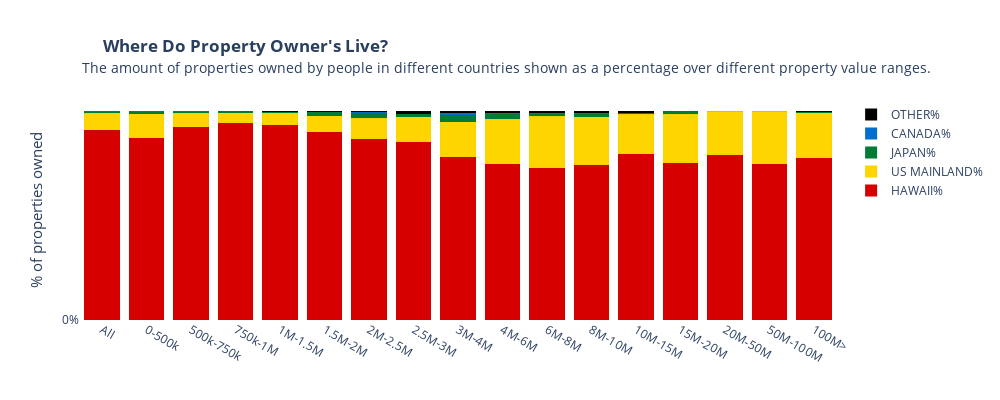

Notebook cell for this chart:
### Code cell
import plotly.graph_objs as go

fig = go.Figure()

fig.layout=go.Layout(
        annotations=[
            go.layout.Annotation(
                text="The amount of properties owned by people in different countries shown as a percentage over different property value ranges.",
                showarrow=False,
                xref='paper',
                yref='paper',
                x=0.0,
                y=1.2,
                font=dict(
                size=14))])


fig.add_trace(go.Bar(y=owner_country_binned.iloc[0,1:18], 
                     x=['All','0-500k', '500k-750k', '750k-1M', '1M-1.5M', '1.5M-2M', '2M-2.5M', '2.5M-3M', '3M-4M', 
                              '4M-6M', '6M-8M','8M-10M', '10M-15M', '15M-20M', '20M-50M', '50M-100M', '100M>'], 
                     name="HAWAII%", marker=dict(color='#D60000', line=dict(color='rgba(0,128,0, 0.5)', width=0.05))))

fig.add_trace(go.Bar(y=owner_country_binned.iloc[1,1:18], 
                     x=['All','0-500k', '500k-750k', '750k-1M', '1M-1.5M', '1.5M-2M', '2M-2.5M', '2.5M-3M', '3M-4M', 
                              '4M-6M', '6M-8M','8M-10M', '10M-15M', '15M-20M', '20M-50M', '50M-100M', '100M>'], 
                     name="US MAINLAND%", marker=dict(color='#FFD500', line=dict(color='rgba(0,128,0, 0.5)', width=0.05))))

fig.add_trace(go.Bar(y=owner_country_binned.iloc[2,1:18], 
                     x=['All','0-500k', '500k-750k', '750k-1M', '1M-1.5M', '1.5M-2M', '2M-2.5M', '2.5M-3M', '3M-4M', 
                              '4M-6M', '6M-8M','8M-10M', '10M-15M', '15M-20M', '20M-50M', '50M-100M', '100M>'], 
                     name="JAPAN%", marker=dict(color='#007C35', line=dict(color='rgba(0,128,0, 0.5)', width=0.05))))

fig.add_trace(go.Bar(y=owner_country_binned.iloc[3,1:18], 
                     x=['All','0-500k', '500k-750k', '750k-1M', '1M-1.5M', '1.5M-2M', '2M-2.5M', '2.5M-3M', '3M-4M', 
                              '4M-6M', '6M-8M','8M-10M', '10M-15M', '15M-20M', '20M-50M', '50M-100M', '100M>'], 
                     name="CANADA%", marker=dict(color='#026ECE', line=dict(color='rgba(0,128,0, 0.5)', width=0.05))))

fig.add_trace(go.Bar(y=owner_country_binned.iloc[4,1:18], 
                     x=['All','0-500k', '500k-750k', '750k-1M', '1M-1.5M', '1.5M-2M', '2M-2.5M', '2.5M-3M', '3M-4M', 
                              '4M-6M', '6M-8M','8M-10M', '10M-15M', '15M-20M', '20M-50M', '50M-100M', '100M>'], 
                     name="OTHER%", marker=dict(color='#000000', line=dict(color='rgba(0,128,0, 0.5)', width=0.05))))


fig.update_layout(
        yaxis=dict(
        title_text="% of properties owned",
        ticktext=["0%", "20%", "40%", "60%","80%","100%"],
        tickvals=[0, 20, 40, 60, 80, 100],
        tickmode="array",
        titlefont=dict(size=15),
    ),
    autosize=False,
    width=1000,
    height=400,
    paper_bgcolor='rgba(0,0,0,0)',
    plot_bgcolor='rgba(0,0,0,0)',
    title={
        'text': "<b>Where Do Property Owner's Live?</b>",
        'y':0.9,
        'x':0.245,
        'xanchor': 'center',
        'yanchor': 'top'},
    
    barmode='stack')



fig.show()

### Figure 1 — Plotly figure (JSON) as saved in the notebook; plotly's stock layout.template omitted (floating-point values rounded to 4 significant figures)
{"data": [{"marker": {"color": "#D60000", "line": {"color": "rgba(0,128,0, 0.5)", "width": 0.05}}, "name": "HAWAII%", "type": "bar", "x": ["All", "0-500k", "500k-750k", "750k-1M", "1M-1.5M", "1.5M-2M", "2M-2.5M", "2.5M-3M", "3M-4M", "4M-6M", "6M-8M", "8M-10M", "10M-15M", "15M-20M", "20M-50M", "50M-100M", "100M>"], "y": [0.9082, 0.8729, 0.9218, 0.9432, 0.9337, 0.8989, 0.8645, 0.8519, 0.7811, 0.7485, 0.7274, 0.7433, 0.7959, 0.7513, 0.7907, 0.7456, 0.7763]}, {"marker": {"color": "#FFD500", "line": {"color": "rgba(0,128,0, 0.5)", "width": 0.05}}, "name": "US MAINLAND%", "type": "bar", "x": ["All", "0-500k", "500k-750k", "750k-1M", "1M-1.5M", "1.5M-2M", "2M-2.5M", "2.5M-3M", "3M-4M", "4M-6M", "6M-8M", "8M-10M", "10M-15M", "15M-20M", "20M-50M", "50M-100M", "100M>"], "y": [0.08005, 0.1145, 0.06799, 0.04944, 0.05523, 0.07783, 0.1016, 0.12, 0.1669, 0.212, 0.2468, 0.2299, 0.1888, 0.2335, 0.2093, 0.2544, 0.2156]}, {"marker": {"color": "#007C35", "line": {"color": "rgba(0,128,0, 0.5)", "width": 0.05}}, "name": "JAPAN%", "type": "bar", "x": ["All", "0-500k", "500k-750k", "750k-1M", "1M-1.5M", "1.5M-2M", "2M-2.5M", "2.5M-3M", "3M-4M", "4M-6M", "6M-8M", "8M-10M", "10M-15M", "15M-20M", "20M-50M", "50M-100M", "100M>"], "y": [0.007642, 0.007237, 0.007135, 0.005462, 0.007238, 0.01657, 0.02454, 0.01213, 0.03415, 0.02349, 0.0129, 0.01149, 0.005102, 0.01523, 0, 0, 0.004492]}, {"marker": {"color": "#026ECE", "line": {"color": "rgba(0,128,0, 0.5)", "width": 0.05}}, "name": "CANADA%", "type": "bar", "x": ["All", "0-500k", "500k-750k", "750k-1M", "1M-1.5M", "1.5M-2M", "2M-2.5M", "2.5M-3M", "3M-4M", "4M-6M", "6M-8M", "8M-10M", "10M-15M", "15M-20M", "20M-50M", "50M-100M", "100M>"], "y": [0.001831, 0.003049, 0.001355, 0.0007896, 0.001174, 0.002464, 0.002282, 0.002553, 0.006159, 0.005562, 0.001613, 0.003831, 0, 0, 0, 0, 0]}, {"marker": {"color": "#000000", "line": {"color": "rgba(0,128,0, 0.5)", "width": 0.05}}, "name": "OTHER%", "type": "bar", "x": ["All", "0-500k", "500k-750k", "750k-1M", "1M-1.5M", "1.5M-2M", "2M-2.5M", "2.5M-3M", "3M-4M", "4M-6M", "6M-8M", "8M-10M", "10M-15M", "15M-20M", "20M-50M", "50M-100M", "100M>"], "y": [0.002253, 0.002301, 0.001687, 0.001128, 0.002622, 0.004255, 0.007133, 0.0134, 0.01176, 0.01051, 0.01129, 0.01149, 0.0102, 0, 0, 0, 0.003594]}], "layout": {"annotations": [{"font": {"size": 14}, "showarrow": false, "text": "The amount of properties owned by people in different countries shown as a percentage over different property value ranges.", "x": 0, "xref": "paper", "y": 1.2, "yref": "paper"}], "autosize": false, "barmode": "stack", "height": 400, "paper_bgcolor": "rgba(0, 0, 0, 0)", "plot_bgcolor": "rgba(0, 0, 0, 0)", "title": {"text": "<b>Where Do Property Owner's Live?</b>", "x": 0.245, "xanchor": "center", "y": 0.9, "yanchor": "top"}, "width": 1000, "xaxis": {"autorange": true, "range": [-0.5, 16.5], "type": "category"}, "yaxis": {"autorange": true, "range": [0, 1.053], "tickmode": "array", "ticktext": ["0%", "20%", "40%", "60%", "80%", "100%"], "tickvals": [0, 20, 40, 60, 80, 100], "title": {"font": {"size": 15}, "text": "% of properties owned"}, "type": "linear"}}}
